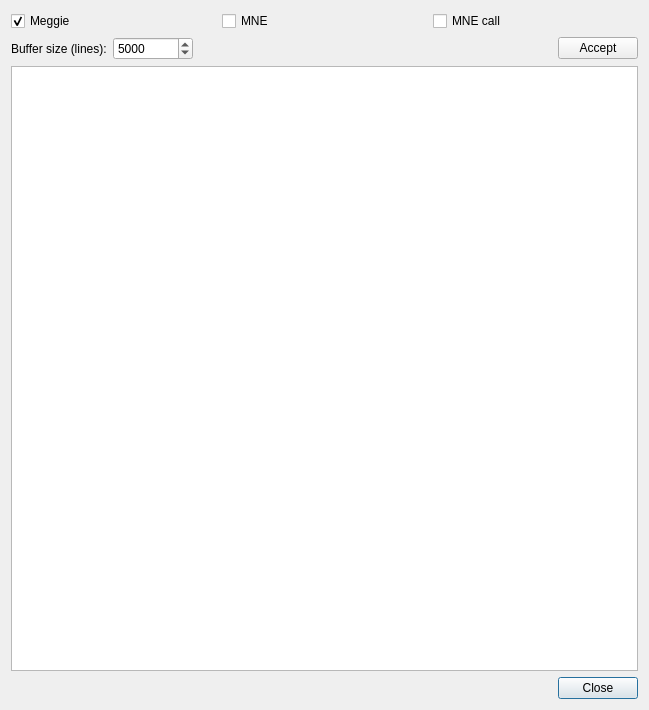
<?xml version="1.0" encoding="UTF-8"?>
<ui version="4.0">
 <class>LogDialog</class>
 <widget class="QDialog" name="LogDialog">
  <property name="geometry">
   <rect>
    <x>0</x>
    <y>0</y>
    <width>649</width>
    <height>710</height>
   </rect>
  </property>
  <property name="windowTitle">
   <string>Meggie - Dialog</string>
  </property>
  <layout class="QGridLayout" name="gridLayout">
   <item row="3" column="0">
    <layout class="QVBoxLayout" name="verticalLayout">
     <item>
      <widget class="QTextEdit" name="textEditBrowser"/>
     </item>
     <item>
      <layout class="QHBoxLayout" name="horizontalLayout">
       <item>
        <spacer name="horizontalSpacer">
         <property name="orientation">
          <enum>Qt::Horizontal</enum>
         </property>
         <property name="sizeHint" stdset="0">
          <size>
           <width>40</width>
           <height>20</height>
          </size>
         </property>
        </spacer>
       </item>
       <item>
        <widget class="QPushButton" name="pushButtonClose">
         <property name="text">
          <string>Close</string>
         </property>
        </widget>
       </item>
      </layout>
     </item>
    </layout>
   </item>
   <item row="2" column="0">
    <layout class="QHBoxLayout" name="horizontalLayout_3">
     <item>
      <widget class="QLabel" name="labelBufferSize">
       <property name="text">
        <string>Buffer size (lines):</string>
       </property>
      </widget>
     </item>
     <item>
      <widget class="QSpinBox" name="spinBoxBufferSize">
       <property name="minimumSize">
        <size>
         <width>80</width>
         <height>0</height>
        </size>
       </property>
       <property name="maximum">
        <number>1000000</number>
       </property>
       <property name="singleStep">
        <number>100</number>
       </property>
       <property name="value">
        <number>5000</number>
       </property>
      </widget>
     </item>
     <item>
      <spacer name="horizontalSpacer_2">
       <property name="orientation">
        <enum>Qt::Horizontal</enum>
       </property>
       <property name="sizeHint" stdset="0">
        <size>
         <width>40</width>
         <height>20</height>
        </size>
       </property>
      </spacer>
     </item>
     <item>
      <widget class="QPushButton" name="pushButtonBufferSize">
       <property name="text">
        <string>Accept</string>
       </property>
      </widget>
     </item>
    </layout>
   </item>
   <item row="0" column="0">
    <layout class="QHBoxLayout" name="horizontalLayout_2">
     <item>
      <widget class="QCheckBox" name="checkBoxShowMeggie">
       <property name="text">
        <string>Meggie</string>
       </property>
       <property name="checked">
        <bool>true</bool>
       </property>
      </widget>
     </item>
     <item>
      <widget class="QCheckBox" name="checkBoxShowMNE">
       <property name="text">
        <string>MNE</string>
       </property>
      </widget>
     </item>
     <item>
      <widget class="QCheckBox" name="checkBoxShowMNEcall">
       <property name="text">
        <string>MNE call</string>
       </property>
      </widget>
     </item>
    </layout>
   </item>
  </layout>
 </widget>
 <resources/>
 <connections>
  <connection>
   <sender>pushButtonClose</sender>
   <signal>clicked()</signal>
   <receiver>LogDialog</receiver>
   <slot>accept()</slot>
   <hints>
    <hint type="sourcelabel">
     <x>1015</x>
     <y>681</y>
    </hint>
    <hint type="destinationlabel">
     <x>589</x>
     <y>670</y>
    </hint>
   </hints>
  </connection>
 </connections>
</ui>
